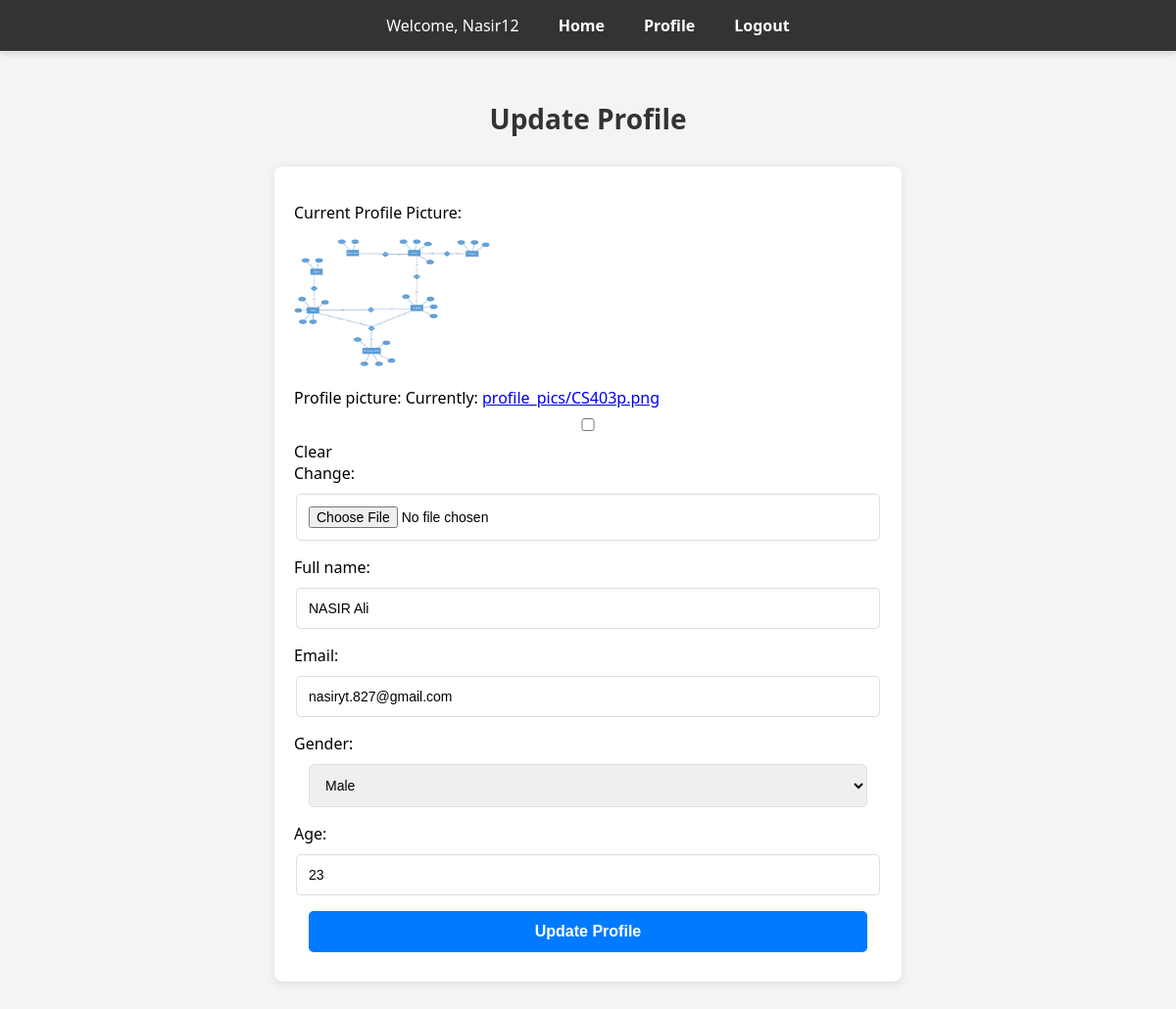
The app's page /update_profile/ (signed in) with its own data.
### myapp/models.py (models this page shows, shortened)
class user_register(models.Model):
    id = models.AutoField(primary_key=True)
    profile_picture = models.ImageField(upload_to='profile_pics/', blank=True, null=True)
    full_name = models.CharField(max_length=255)
    username = models.CharField(max_length=150, unique=True)
    email = models.EmailField(unique=True)
    password = models.CharField(max_length=128)
    GENDER_CHOICES = [
        ('male', 'Male'),
        ('female', 'Female'),
    ]
    gender = models.CharField(max_length=6, choices=GENDER_CHOICES)
    age = models.PositiveIntegerField()

### myapp/views.py (the view)
# urls.py: path('update_profile/', views.update_profile, name='update_profile'),
def update_profile(request):
    username = request.session.get('username')
    if not username:
        return redirect('login')
    user = get_object_or_404(user_register, username=username)
    if request.method == 'POST':
        form = UserUpdateForm(request.POST, request.FILES, instance=user)
        if form.is_valid():
            form.save()
            messages.success(request, 'Profile updated successfully!')
            return redirect('home')
    else:
        form = UserUpdateForm(instance=user)
    return render(request, 'update_profile.html', {'form': form})

### myapp/forms.py
class UserUpdateForm(forms.ModelForm):
    class Meta:
        model = user_register
        fields = ['profile_picture', 'full_name', 'email', 'gender', 'age']

### templates/update_profile.html (shortened to what this page needs)
{% extends "base.html" %}
{% block content %}
<h2>Update Profile</h2>
<form method="post" enctype="multipart/form-data">
    {% if form.instance.profile_picture %}
    <div>
        <p>Current Profile Picture:</p>
        <img src="{{ form.instance.profile_picture.url }}" alt="Profile Picture" style="max-width: 200px; height: auto;">
    </div>
{% endif %}
    {{ form.as_p }}
    <button type="submit">Update Profile</button>
</form>
{% endblock %}

### templates/base.html (shortened to what this page needs)
{% load static %}
<!DOCTYPE html>
<html>
<head>
</head>
<body>
    <header>
        <nav>
            <ul>
                {% if request.session.username %}
                    <li>Welcome, {{ request.session.username }}</li>
                    <li><a href="{% url 'home' %}">Home</a></li>
                    <li><a href="{% url 'update_profile' %}">Profile</a></li>
                    <li><a href="{% url 'logout' %}">Logout</a></li>
                {% else %}
                    <li><a href="{% url 'login' %}">Login</a></li>
                    <li><a href="{% url 'register' %}">Register</a></li>
                {% endif %}
            </ul>
        </nav>
    </header>
    <main>
        {% block content %}
        {% endblock %}
    </main>
</body>
</html>

### templates/base.html (style rules this page uses)
body { font-family: 'Segoe UI', Tahoma, Geneva, Verdana, sans-serif; margin: 0; padding: 0; background-color: #f4f4f4; }
header { background-color: #333; color: #fff; padding: 15px 0; position: sticky; top: 0; z-index: 1000; box-shadow: 0 4px 6px rgba(0, 0, 0, 0.1); }
nav ul { list-style: none; margin: 0; padding: 0; display: flex; justify-content: center; }
nav ul li { margin: 0 20px; }
nav ul li a { color: #fff; text-decoration: none; font-weight: 600; font-size: 16px; }
h1, h2, h3, h4 { margin: 30px; text-align: center; }
main { padding: 20px; max-width: 1000px; margin: auto; }
form { background: #fff; padding: 20px; border-radius: 8px; box-shadow: 0 2px 8px rgba(0, 0, 0, 0.1); margin: 20px auto; max-width: 600px; }
form input, form textarea, form select, form button { width: 95%; margin: 10px auto; padding: 12px; border: 1px solid #ddd; border-radius: 5px; display: block; font-size: 14px; }
form button { background-color: #007bff; color: #fff; border: none; cursor: pointer; font-size: 16px; font-weight: bold; padding: 12px; }
h2 { color: #333; font-size: 28px; margin: 30px; text-align: center; }

### records on screen
user_register: session.username "Nasir12", instance.profile_picture (picture), full_name "NASIR Ali", email "nasiryt.827@gmail.com", gender "Male", age "23"
